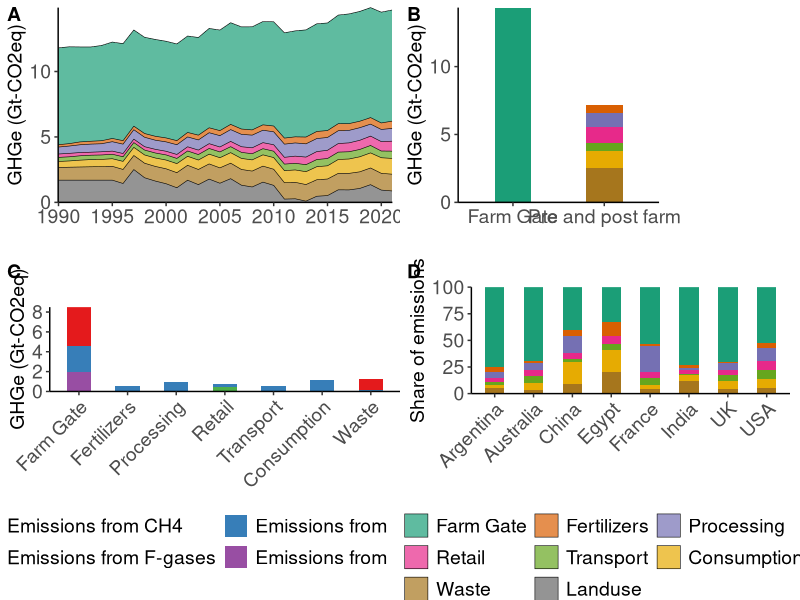

Generate this figure with R:
#This code will generate charts using FAO data

#1. Clear the environment
rm(list=ls())

#2.0. Set WD
getwd()

#3.0. Load the libraries
library(readxl)
library(dplyr)
library(ggplot2)
library(cowplot)

#4.0. Loading the database 
FAO = read_xlsx("FAOSTAT_data_world.xlsx")

#5.0. Seperating only the Agrifood systems 
FAO_Agri = subset(FAO, FAO$Group == "Farm Gate"| FAO$Group == "Waste"| FAO$Group == "Processing"| FAO$Group == "Retail"| FAO$Group == "Consumption"| FAO$Group == "Transport"| FAO$Group == "Fertilizers"| FAO$Group == "Landuse")
FAO_GHGe = subset(FAO_Agri, FAO_Agri$Element == "Emissions (CO2eq) (AR5)")

Level_order = c('Farm Gate','Fertilizers','Processing', 'Retail', 'Transport', 'Consumption', 'Waste','Landuse')

#6.0. Calculating percentage contribution 
FAO_data_group = FAO_GHGe %>%
  group_by(Year,Group) %>%
  summarise(n = sum(Value), .groups = 'drop') %>% 
  mutate(Total = (n /1000000))%>% 
  mutate(Group = factor(Group, levels = c('Farm Gate','Fertilizers','Processing', 'Retail', 'Transport', 'Consumption', 'Waste','Landuse')))
 
#7.0. Area graph 
A = 
  ggplot(FAO_data_group, aes(x=Year, y=Total, fill=Group)) + 
  geom_area(alpha = 0.7, linewidth = 0.2, colour = 'black') +
  theme_classic() +
  scale_y_continuous(expand = c(0,0))+ 
  scale_x_continuous(breaks = seq(1990,2021,5), expand = c(0,0))+
  labs(y = "GHGe (Gt-CO2eq)", x = " ", fill = "")+
  theme(axis.text.x = element_text(size = 14))+
  theme(axis.text.y = element_text(size = 14))+
  theme(axis.title.y = element_text(size = 14))+
  theme(axis.title.x = element_text(size = 14))+
  theme(legend.position = "none")+
  scale_fill_brewer(palette = "Dark2")
  

#8.0. Bar graph by stages - 2021 
#8.1. Seperating year 2021 and calcuate the values by groups
FAO_2021 = subset(FAO_Agri, FAO_Agri$Year == "2021")
FAO_2021 = subset(FAO_2021, FAO_2021$Broad_group == "Farm Gate"| FAO_2021$Broad_group == "Pre and post farm")

FAO_2021_group = FAO_2021 %>%
  group_by(Group,Broad_group) %>%
  summarise(n = sum(Value)) %>% 
  mutate(Total = (n /1000000)) %>%
  mutate(Group = factor(Group, levels = c('Farm Gate','Fertilizers','Processing', 'Retail', 'Transport', 'Consumption', 'Waste')))

#8.2. Staked bar graph for stages 
B = 
  ggplot()+
  geom_bar(data = FAO_2021_group, aes(x = Broad_group, y = Total , fill = Group), stat = 'identity', width = 0.4)+
  theme_classic()+ 
  labs(y = "GHGe (Gt-CO2eq)", x = " ", fill = "")+
  scale_y_continuous(expand = c(0,0))+ 
  theme(axis.text.x = element_text(size = 14))+
  theme(axis.text.y = element_text(size = 14)) + 
  theme(axis.title.y = element_text(size = 14))+
  theme(axis.title.x = element_text(size = 14))+ 
  theme(legend.position = "none", legend.box = "vertical")+
  theme(legend.text=element_text(size = 14))+
  scale_fill_brewer(palette = "Dark2")
  

#9.0. Stacked bar graph by gases - 2021 
#9.1. Calculations for the graphs - Back calculation
FAO_data_2021_gases = FAO_2021 %>%
  group_by(Group, Element) %>%
  summarise(n = sum(Value))%>%
  mutate(percentage = (n / sum(n)*100))

#9.2. Loading the FAO gas percentages 
FAO_gases = read_xlsx("Updated_FAO_gases_2021_30042024_2.xlsx")
FAO_gases$n = FAO_gases$n/1000000
FAO_gases = subset(FAO_gases, FAO_gases$Group == "Consumption"| FAO_gases$Group == "Farm Gate"| FAO_gases$Group == "Fertilizers"| FAO_gases$Group == "Processing"| FAO_gases$Group == "Retail"| FAO_gases$Group == "Transport"| FAO_gases$Group == "Waste")

#9.3. Plotting stacked bar graph for gases
C = 
  ggplot()+
  geom_bar(data = FAO_gases, aes(x = factor(Group,levels = Level_order), y = n , fill = Element), stat = 'identity', width = 0.5)+
  theme_classic()+ 
  labs(y = "GHGe (Gt-CO2eq)", x = " ", fill = "")+
  scale_y_continuous(expand = c(0,0))+ 
  theme(plot.margin = unit(c(0.5, 0, 0, 0.1), 
                           "inches"))+
  theme(axis.text.x = element_text(angle = 45, vjust = 1, hjust=1, size = 14))+
  theme(axis.text.y = element_text(size = 14)) + 
  theme(axis.title.y = element_text(size = 14))+
  theme(axis.title.x = element_text(size = 14))+ 
  theme(legend.position = "none", legend.box = "vertical")+
  theme(legend.text=element_text(size = 14))+
  guides(fill =guide_legend(nrow=3, byrow=TRUE)) +
  scale_fill_brewer(palette = "Set1")
  
#10.0. Contributions by country - 2021
#10.1. Loading the country data set 
FAO_country = read_xlsx("FAOSTAT_data_country.xlsx")

#10.2. Separating the countries 
FAO_country_specific = subset(FAO_country, FAO_country$`Area Code (M49)` == 32| FAO_country$`Area Code (M49)` == 36| FAO_country$`Area Code (M49)` == 159 | FAO_country$`Area Code (M49)` == 818| FAO_country$`Area Code (M49)` == 250 | FAO_country$`Area Code (M49)` == 356| FAO_country$`Area Code (M49)` == 826 | FAO_country$`Area Code (M49)`== 840)

#10.3. Seperating out only relevent agri food total emission
FAO_country_agri = subset(FAO_country_specific, FAO_country_specific$Group == "Farm Gate"| FAO_country_specific$Group == "Waste"| FAO_country_specific$Group == "Processing"| FAO_country_specific$Group == "Retail"| FAO_country_specific$Group == "Consumption"| FAO_country_specific$Group == "Transport"|FAO_country_specific$Group == "Fertilizers")
FAO_country_GHGe = subset(FAO_country_agri, FAO_country_agri$Element == "Emissions (CO2eq) (AR5)")


#10.4. Calculating percentage contribution 
FAO_country_percent = FAO_country_GHGe %>%
  group_by(Area,Group) %>%
  summarise(n = sum(Value)) %>%
  mutate(percentage = (n / sum(n)*100)) %>%
  mutate(Group = factor(Group, levels = c('Farm Gate','Fertilizers','Processing', 'Retail', 'Transport', 'Consumption', 'Waste','Landuse')))

#10.5. Plotting stacked bar graph by process and country
D = 
  ggplot()+
  geom_bar(data = FAO_country_percent, aes(x = Area, y = percentage , fill = Group), stat = 'identity', width = 0.5)+
  theme_classic()+ 
  labs(y = "Share of emissions", x = " ", fill = "")+
  theme(plot.margin = unit(c(0.3, 0.1, 0.2, 0.1), 
                           "inches"))+
  scale_y_continuous(expand = c(0,0))+ 
  theme(axis.text.x = element_text(size = 14, angle = 45, vjust = 1, hjust=1))+
  theme(axis.text.y = element_text(size = 14)) + 
  theme(axis.title.y = element_text(size = 14))+
  theme(axis.title.x = element_text(size = 14))+ 
  theme(legend.position = "none", legend.box = "vertical")+
  theme(legend.text=element_text(size = 14))+
  guides(fill =guide_legend(nrow=3, byrow=TRUE)) +
  scale_fill_brewer(palette = "Dark2")
  

#11. Arranging 4 plots in a grid 
#plot_grid(A,B,C,D, labels = c("A","B","C","D"))
Bottom = plot_grid(C, D, labels = c("C", "D"),ncol = 2, nrow = 1)
Top = plot_grid(A, B,NULL, labels = c("A","B",""),ncol = 3, rel_widths = c(3,2,1),align = "v")
Combined = plot_grid(Top, Bottom, nrow = 2)

#12. Adding the legends to the plots 
#12.1. Plotting the graphs with plot 
A1 = 
  ggplot(FAO_data_group, aes(x=Year, y=Total, fill=Group)) + 
  geom_area(alpha = 0.7, linewidth = 0.2, colour = 'black') +
  labs(y = "GHGe (Gt-CO2eq)", x = " ", fill = "")+
  theme_classic() +
  theme(legend.position = "bottom")+
  theme(legend.text=element_text(size = 14))+
  guides(fill =guide_legend(nrow=3, byrow=TRUE)) +
  scale_fill_brewer(palette = "Dark2")

C1 = 
  ggplot()+
  geom_bar(data = FAO_gases, aes(x = factor(Group,levels = Level_order), y = n , fill = Element), stat = 'identity', width = 0.5)+
  theme_classic()+ 
  labs(y = "GHGe (Gt-CO2eq)", x = " ", fill = "")+
  theme(legend.position = "bottom", legend.box = "vertical")+
  theme(legend.text=element_text(size = 14))+
  guides(fill =guide_legend(nrow=3, byrow=TRUE)) +
  scale_fill_brewer(palette = "Set1")

#12.2. Extracting the legend 
get_only_legend = function(plot) { 
  plot_table = ggplot_gtable(ggplot_build(plot)) 
  legend_plot = which(sapply(plot_table$grobs, function(x) x$name) == "guide-box") 
  legend = plot_table$grobs[[legend_plot]] 
  return(legend) 
} 

# extract legend from plot1 using above function 
Legend_A1 = get_only_legend(A1) 
Legend_C1 = get_only_legend(C1) 

#13. Adding the legends of the images
Legends = plot_grid(Legend_C1, Legend_A1,ncol = 2, nrow = 1)
plot_grid(Combined,Legends, nrow = 2, rel_heights = c(6,1))

